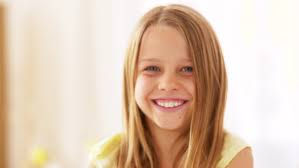
#> input picture python_project/imgH.jpg, 299 x 168 px
$ python test.py
#> lines starting #> are read from the running program, lines starting #| are printed output that depends on the picture
# importing the libraries
import cv2
import numpy as np

# Setup camera
cap = cv2.VideoCapture(0)

# Read logo and resize
logo = cv2.imread('imgH.jpg')
#> logo is the input picture: shape (168, 299, 3); mean B, G, R 179.6, 199.3, 222.7
size = 100
logo = cv2.resize(logo, (size, size))
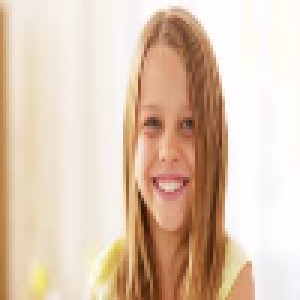
#> logo: shape (100, 100, 3) (shown 3 times larger); mean B, G, R 179.5, 199.2, 222.7

# Create a mask of logo
img2gray = cv2.cvtColor(logo, cv2.COLOR_BGR2GRAY)
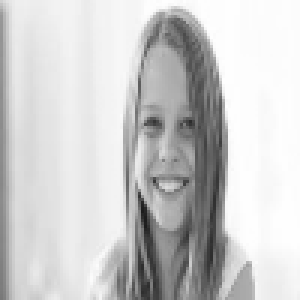
#> img2gray: shape (100, 100) (shown 3 times larger); min 28, max 254, mean 204
ret, mask = cv2.threshold(img2gray, 1, 255, cv2.THRESH_BINARY)
#> mask: shape (100, 100); every value is 255

while True:
	# Capture frame-by-frame
	ret, frame = cap.read()
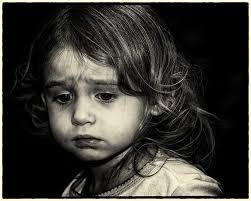
#> input picture python_project/imgA.jpg, 251 x 201 px, given in place of the camera
#> frame is the input picture: shape (201, 251, 3); mean B, G, R 50.6, 55.3, 56.7

	# Region of Image (ROI), where we want to insert logo
	roi = frame[-size-10:-10, -size-10:-10]
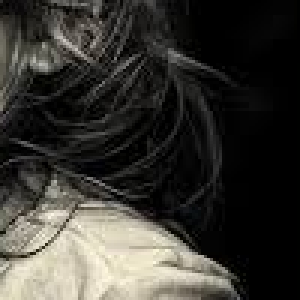
#> roi: shape (100, 100, 3) (shown 3 times larger); mean B, G, R 50, 55.1, 56.7

	# Set an index of where the mask is
	roi[np.where(mask)] = 0
#> roi: shape (100, 100, 3); every value is 0
	roi += logo

	cv2.imshow('WebCam', frame)
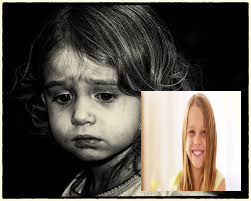
#> window 'WebCam': shape (201, 251, 3); mean B, G, R 76.2, 83.9, 89.6
	if cv2.waitKey(1) == ord('q'):
#> (key q is pressed here)
		break

# When everything done, release the capture
cap.release()
cv2.destroyAllWindows()
